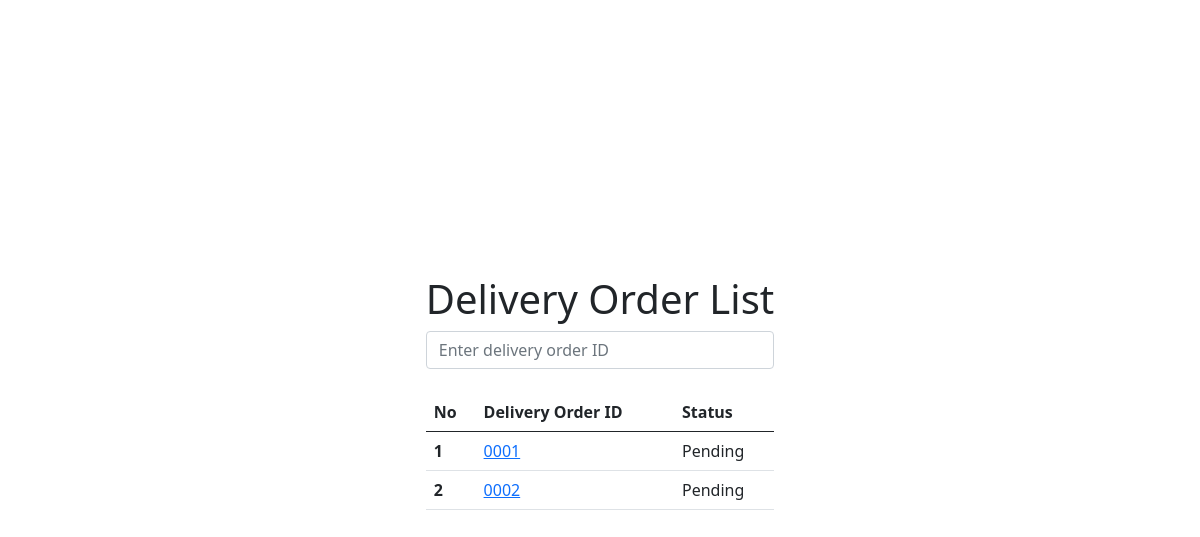
Before: /deliveryorder/ with the older database file.
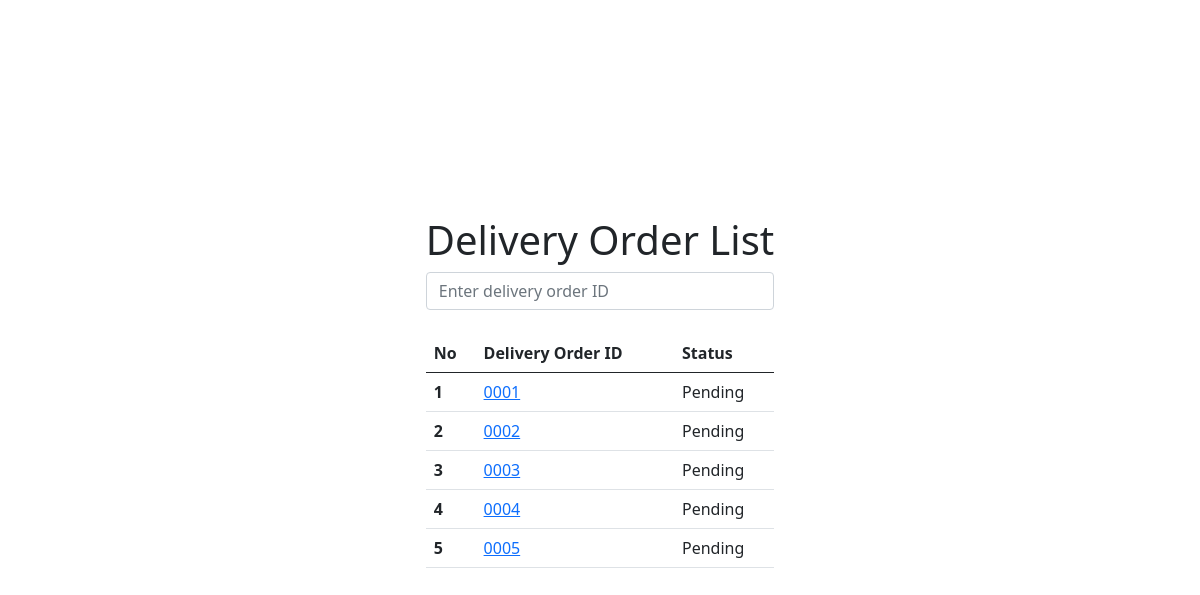
After: the same page with the newer database file.
### deliveryorder/models.py (models this page shows, shortened)
class DeliveryOrderForm(models.Model):
    deliveryOrderID = models.AutoField(unique=True,primary_key=True)
    vendorName = models.CharField(max_length=30)
    vendorAddress = models.CharField(max_length=200)
    recipientName = models.CharField(max_length=30)
    recipientPhone = PhoneNumberField(blank=False)
    recipientAddress = models.CharField(max_length=200)
    deliveryOrderStatus = models.IntegerField(default=Status.pending,choices=Status.choices)
    deliveryOrderDate = models.DateTimeField(default=timezone.now)
    def id(self):
        string = str("{:04d}".format(self.deliveryOrderID))
        return string
    def status(self):
        status = self.deliveryOrderStatus
        if status == 3:
            status = "Approved"
        elif status == 2:
            status = "Disapproved"
        else:
            status = "Pending"
        return status

### deliveryorder/views.py (the view)
# urls.py: path('',views.index,name='index'),
def index(request):
    deliveryOrderList = get_list_or_404(DeliveryOrderForm.objects.filter())
    context = {
    'deliveryOrderList' : deliveryOrderList
    }
    return render(request,'deliveryorder/index.html',context)

### deliveryorder/templates/deliveryorder/index.html (shortened to what this page needs)
<html>
<head>
<link href="https://cdn.jsdelivr.net/npm/bootstrap@5.0.2/dist/css/bootstrap.min.css" rel="stylesheet">
<link href="https://cdn.jsdelivr.net/npm/bootstrap@5.0.2/dist/css/bootstrap.min.css" rel="stylesheet">
{%load static%}
</head>
<body>
  <h1>Delivery Order List</h1>
  <div class="form-outline mb-4">
    <input type="number" class="form-control" id="deliveryorder-search-input" onkeyup = "test()" placeholder="Enter delivery order ID" />
  </div>
  {% if deliveryOrderList %}
<div>
  <table id = "deliveryorderTable" class="table">
    <thead>
      <tr>
        <th scope="col">No</th>
        <th scope="col">Delivery Order ID</th>
        <th scope="col">Status</th>
      </tr>
    </thead>
    <tbody>
    {% for deliveryOrder in deliveryOrderList %}
      <tr>
        <th scope="row">{{forloop.counter}}</th>
        <td><a href="/deliveryorder/{{deliveryOrder.deliveryOrderID}}/"> {{deliveryOrder.id}}</td>
        <td>{{deliveryOrder.status}}</td>
      </tr>
    {% endfor %}
    </tbody>
  </table>
</div>
  {% else %}
  <p>Delivery order forms are unavailable</p>
  {% endif %}
</body>
</html>

### deliveryorder/templates/deliveryorder/index.html (style rules this page uses)
html, body { height: 100%; }
html { display: table; margin: auto; }
body { display: table-cell; vertical-align: middle; }

Changed rows visible on the page:
added DeliveryOrderForm: id "0003", status "Pending"
added DeliveryOrderForm: id "0004", status "Pending"
added DeliveryOrderForm: id "0005", status "Pending"
